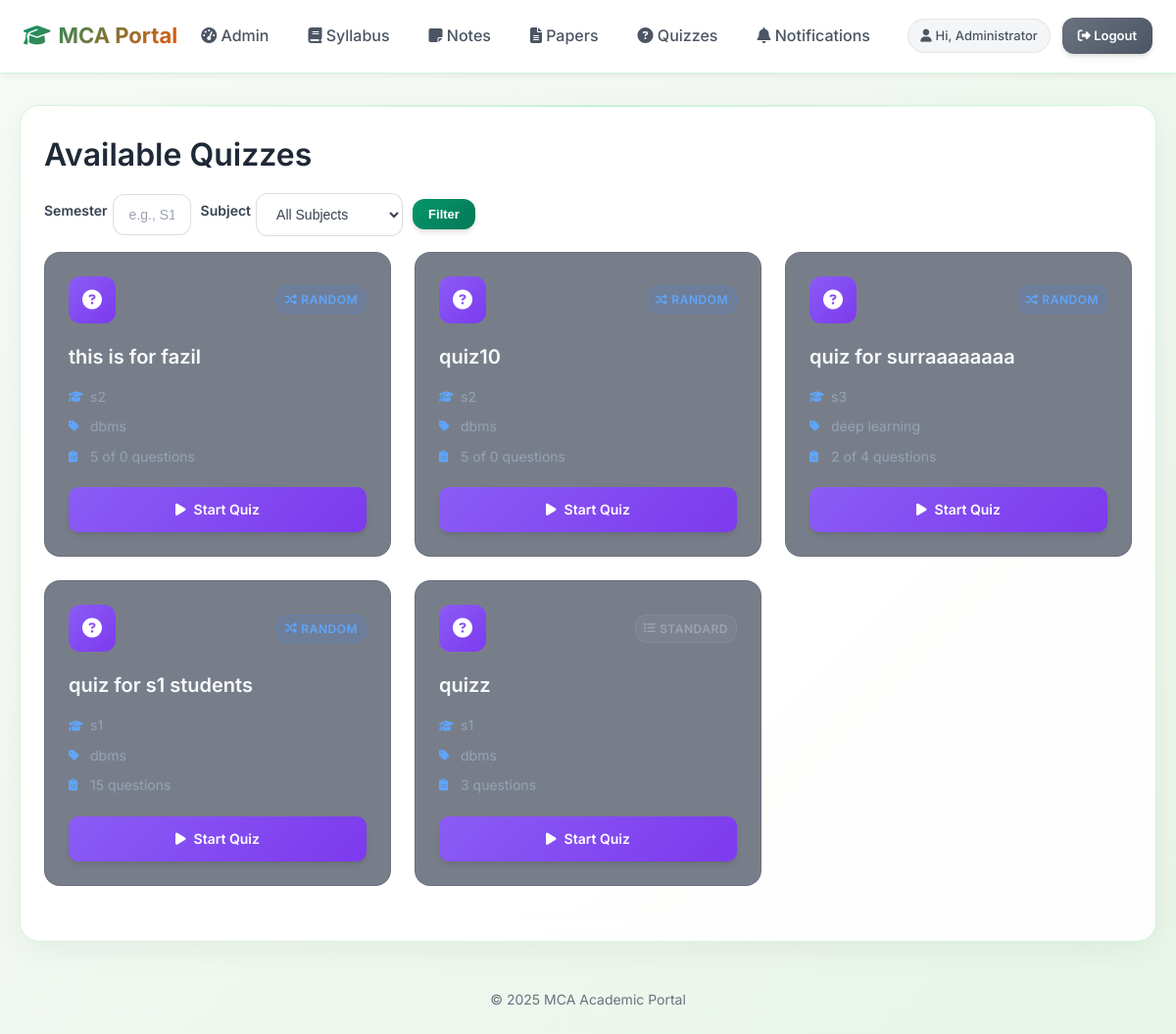
Page /quizzes (signed in) on the committed database.
### models.py (models this page shows)
class User(db.Model, UserMixin):
    id = db.Column(db.Integer, primary_key=True)
    name = db.Column(db.String(120), nullable=False)
    email = db.Column(db.String(120), unique=True, nullable=False, index=True)
    password_hash = db.Column(db.String(256), nullable=False)
    role = db.Column(db.String(20), default="student")  # 'admin' or 'student'
    semester = db.Column(db.String(20))
    created_at = db.Column(db.DateTime, default=datetime.utcnow)

class Quiz(db.Model):
    id = db.Column(db.Integer, primary_key=True)
    title = db.Column(db.String(200), nullable=False)
    semester = db.Column(db.String(20), nullable=False, index=True)
    subject = db.Column(db.String(120), nullable=False, index=True)
    created_by = db.Column(db.Integer, db.ForeignKey("user.id"))
    created_at = db.Column(db.DateTime, default=datetime.utcnow)
    questions_per_attempt = db.Column(db.Integer, default=None)  # Number of questions to show per attempt (None = show all)
    randomize_questions = db.Column(db.Boolean, default=False)  # Whether to randomize question selection
    questions = db.relationship("QuizQuestion", backref="quiz", cascade="all, delete-orphan")

### app.py (the view)
    @app.route("/quizzes")
    @login_required
    def quiz_list():
        semester = request.args.get("semester", current_user.semester or "")
        subject = request.args.get("subject", "")
        q = Quiz.query
        if semester:
            q = q.filter_by(semester=semester)
        if subject:
            q = q.filter_by(subject=subject)
        items = q.order_by(Quiz.created_at.desc()).all()
        available_subjects = get_available_subjects(Quiz)
        return render_template("quiz/list.html", items=items, semester=semester,
                               subject=subject, available_subjects=available_subjects)

### app.py (called while the page is built)
def get_available_subjects(model_class):
    return [s[0] for s in db.session.query(model_class.subject).distinct().order_by(model_class.subject).all()]

### templates/quiz/list.html (shortened to what this page needs)
{% extends "base.html" %}
{% block content %}
<div class="card">
  <h2>Available Quizzes</h2>
  <form method="get" style="display:flex;gap:10px;align-items:center;margin:8px 0 16px;flex-wrap:wrap;">
    <div style="display:flex;gap:5px;align-items:center;">
      <label>Semester</label>
      <input name="semester" value="{{ semester or '' }}" placeholder="e.g., S1" style="width:80px;">
    </div>
    <div style="display:flex;gap:5px;align-items:center;">
      <label>Subject</label>
      <select name="subject" style="min-width:150px;">
        <option value="">All Subjects</option>
      </select>
    </div>
    <button class="btn small">Filter</button>
  </form>
  {% if items %}
    <div class="quiz-grid">
      {% for q in items %}
        <div class="quiz-card">
          <div class="quiz-header">
            <div class="quiz-icon">
              <i class="fas fa-question-circle"></i>
            </div>
            <div class="quiz-type">
              {% if q.randomize_questions %}
                <span class="status-badge random">
                  <i class="fas fa-random"></i> Random
                </span>
              {% else %}
                <span class="status-badge standard">
                  <i class="fas fa-list"></i> Standard
                </span>
              {% endif %}
            </div>
          </div>
          <div class="quiz-content">
            <h3 class="quiz-title">{{ q.title }}</h3>
            <div class="quiz-meta">
              <span class="meta-item">
                <i class="fas fa-graduation-cap"></i>
                {{ q.semester }}
              </span>
              <span class="meta-item">
                <i class="fas fa-tag"></i>
                {{ q.subject }}
              </span>
              <span class="meta-item">
                <i class="fas fa-clipboard-list"></i>
                {% if q.randomize_questions and q.questions_per_attempt %}
                  {{ q.questions_per_attempt }} of {{ q.questions|length }} questions
                {% else %}
                  {{ q.questions|length }} questions
                {% endif %}
              </span>
            </div>
          </div>
          <div class="quiz-actions">
            <a href="{{ url_for('take_quiz', quiz_id=q.id) }}" class="btn start-quiz-btn">
              <i class="fas fa-play"></i>
              Start Quiz
            </a>
          </div>
        </div>
      {% endfor %}
    </div>
  {% endif %}
</div>
{% endblock %}

### templates/base.html (shortened to what this page needs)
<!doctype html>
<html lang="en">
<head>
  <link rel="stylesheet" href="https://cdnjs.cloudflare.com/ajax/libs/font-awesome/6.4.0/css/all.min.css">
  <link rel="stylesheet" href="{{ url_for('static', filename='style.css') }}">
</head>
<body>
  <nav class="topbar">
    <div class="nav-links">
      <a href="{{ url_for('index') }}" class="brand">
        <i class="fas fa-graduation-cap mr-2"></i>MCA Portal
      </a>
      {% if current_user.is_authenticated %}
        {% if current_user.role == 'admin' %}
          <a href="{{ url_for('admin_dashboard') }}">
            <i class="fas fa-tachometer-alt"></i> Admin
          </a>
        {% else %}
          <a href="{{ url_for('student_dashboard') }}">
            <i class="fas fa-home"></i> Dashboard
          </a>
        {% endif %}
        <a href="{{ url_for('syllabus_list') }}">
          <i class="fas fa-book"></i> Syllabus
        </a>
        <a href="{{ url_for('notes_list') }}">
          <i class="fas fa-sticky-note"></i> Notes
        </a>
        <a href="{{ url_for('papers_list') }}">
          <i class="fas fa-file-alt"></i> Papers
        </a>
        <a href="{{ url_for('quiz_list') }}">
          <i class="fas fa-question-circle"></i> Quizzes
        </a>
        <a href="{{ url_for('notifications') }}">
          <i class="fas fa-bell"></i> Notifications
        </a>
      {% endif %}
    </div>
    <div class="user-section">
      {% if current_user.is_authenticated %}
        <span class="pill">
          <i class="fas fa-user"></i>
          Hi, {{ current_user.name.split(' ')[0] }}
        </span>
        <a class="btn small secondary" href="{{ url_for('logout') }}">
          <i class="fas fa-sign-out-alt"></i> Logout
        </a>
      {% endif %}
    </div>
  </nav>
  <main>
    {% block content %}{% endblock %}
  </main>
  <footer>
    <p>&copy; 2025 MCA Academic Portal</p>
  </footer>
</body>
</html>

### static/style.css (style rules this page uses)
* { box-sizing: border-box; }
body { font-family: 'Inter', system-ui, -apple-system, Segoe UI, Roboto, Ubuntu, 'Helvetica Neue', Arial, sans-serif; margin: 0; background: linear-gradient(135deg, #f8faf7 0%, #e8f5e8 100%); color: #2d3748; line-height: 1.6; min-height: 100vh; }
a { color: #2563eb; text-decoration: none; transition: color 0.2s ease; }
h1, h2, h3, h4 { margin-top: 0; font-weight: 600; color: #1f2937; }
h2 { font-size: 2rem; margin-bottom: 0.875rem; }
h3 { font-size: 1.5rem; margin-bottom: 0.75rem; }
.topbar { display: flex; justify-content: space-between; align-items: center; background: rgba(255, 255, 255, 0.95); backdrop-filter: blur(10px); padding: 16px 24px; border-bottom: 1px solid rgba(34, 197, 94, 0.2); box-shadow: 0 4px 6px -1px rgba(0, 0, 0, 0.05); position: sticky; top: 0; z-index: 50; }
.topbar .nav-links { display: flex; gap: 8px; align-items: center; }
.topbar .brand { color: #1f2937; font-weight: 700; font-size: 22px; background: linear-gradient(135deg, #059669, #ea580c); -webkit-background-clip: text; -webkit-text-fill-color: transparent; background-clip: text; }
.topbar a:not(.brand):not(.btn) { margin: 0 4px; padding: 8px 12px; border-radius: 8px; color: #4b5563; font-weight: 500; transition: all 0.2s ease; position: relative; }
.topbar .user-section { display: flex; gap: 12px; align-items: center; }
.btn { background: linear-gradient(135deg, #059669, #047857); color: #ffffff; padding: 12px 20px; border-radius: 12px; border: none; display: inline-block; text-align: center; cursor: pointer; font-weight: 600; font-size: 14px; text-decoration: none; transition: all 0.3s ease; box-shadow: 0 4px 6px -1px rgba(0, 0, 0, 0.1), 0 2px 4px -1px rgba(0, 0, 0, 0.06); position: relative; overflow: hidden; }
.btn::before { content: ''; position: absolute; top: 0; left: -100%; width: 100%; height: 100%; background: linear-gradient(90deg, transparent, rgba(255,255,255,0.2), transparent); transition: left 0.5s; }
.btn.small { padding: 8px 16px; font-size: 13px; }
.btn.secondary { background: linear-gradient(135deg, #6b7280, #4b5563); }
main { max-width: 1200px; margin: 32px auto; padding: 0 20px; }
.card { background: rgba(255, 255, 255, 0.9); backdrop-filter: blur(12px); border: 1px solid rgba(34, 197, 94, 0.2); border-radius: 20px; padding: 24px; margin-bottom: 20px; box-shadow: 0 8px 32px 0 rgba(0, 0, 0, 0.05); transition: all 0.3s ease; position: relative; overflow: hidden; }
.card::before { content: ''; position: absolute; top: 0; left: 0; right: 0; height: 1px; background: linear-gradient(90deg, transparent, rgba(34, 197, 94, 0.3), transparent); }
label { display: block; margin: 0 0 8px 0; font-weight: 600; color: #374151; font-size: 14px; }
input, select, textarea { width: 100%; padding: 12px 16px; border-radius: 12px; border: 1px solid rgba(209, 213, 219, 0.8); background: rgba(255, 255, 255, 0.9); color: #374151; font-size: 14px; transition: all 0.3s ease; backdrop-filter: blur(8px); }
input::placeholder { color: #9ca3af; }
.status-badge { display: inline-flex; align-items: center; gap: 4px; padding: 4px 8px; border-radius: 999px; font-size: 12px; font-weight: 500; text-transform: uppercase; }
.status-badge.random { background: rgba(37, 99, 235, 0.1); color: #2563eb; }
footer { margin: 48px 0 32px; text-align: center; color: #6b7280; font-size: 14px; }
.pill { display: inline-flex; align-items: center; gap: 4px; padding: 6px 12px; border-radius: 999px; background: rgba(243, 244, 246, 0.9); color: #4b5563; font-size: 13px; font-weight: 500; backdrop-filter: blur(8px); border: 1px solid rgba(209, 213, 219, 0.5); }
.mr-2 { margin-right: 8px; }
html { scroll-behavior: smooth; }

### rows in the picture
User: name "Administrator"
Quiz: randomize_questions True (drawn), title "this is for fazil", semester "s2", subject "dbms", questions_per_attempt "5", questions|length "0"
Quiz: randomize_questions True (drawn), title "quiz10", semester "s2", subject "dbms", questions_per_attempt "5", questions|length "0"
Quiz: randomize_questions True (drawn), title "quiz for surraaaaaaaa", semester "s3", subject "deep learning", questions_per_attempt "2", questions|length "4"
Quiz: randomize_questions True (drawn), title "quiz for s1 students", semester "s1", subject "dbms", questions|length "15"
Quiz: randomize_questions False (drawn), title "quizz", semester "s1", subject "dbms", questions|length "3"
